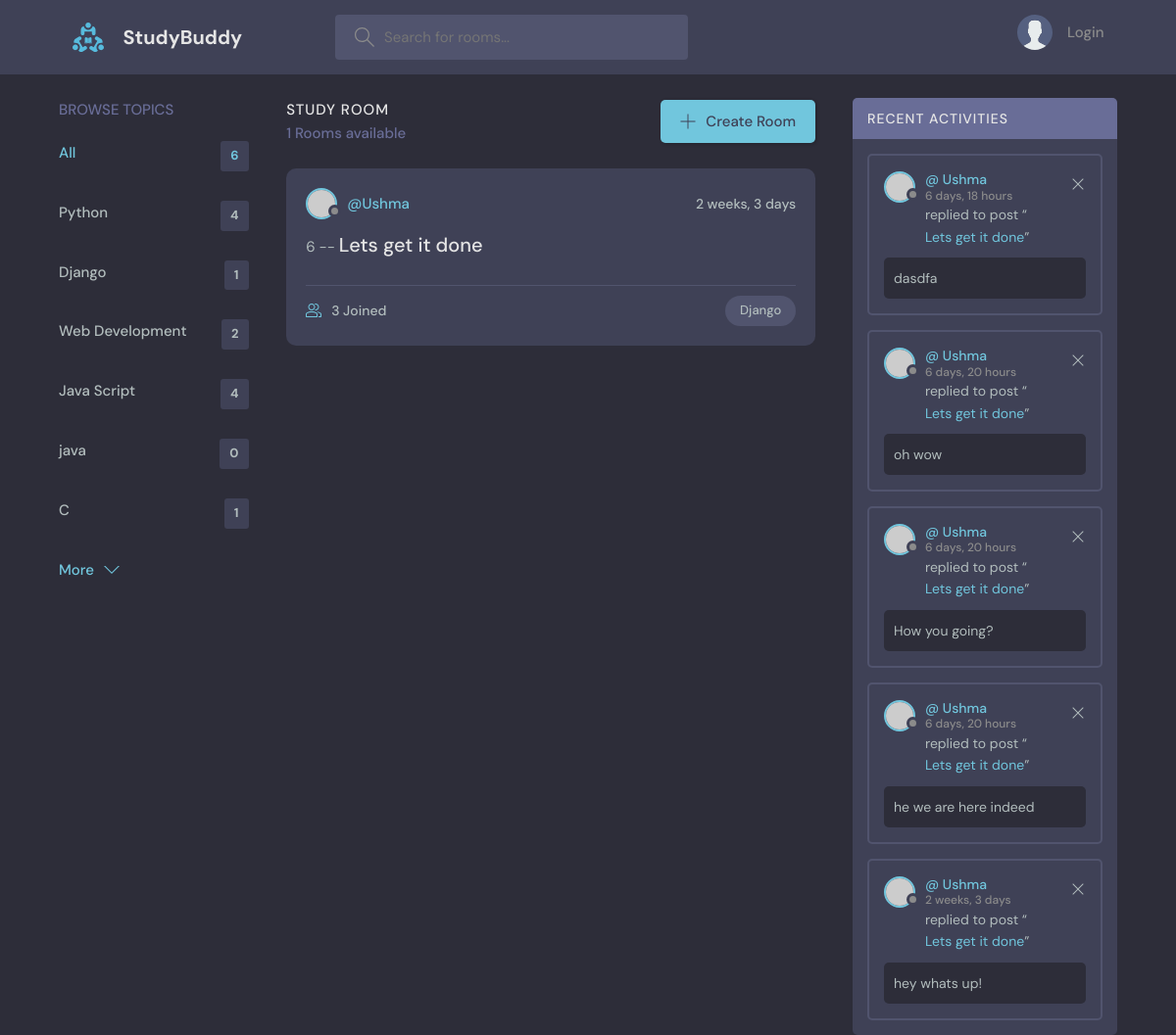
Screenshot of /?q=Django with the database file from the repository.
### base/models.py (models this page shows, shortened)
class Topic(models.Model):
    name = models.CharField(max_length=200)

class Room(models.Model):
    host = models.ForeignKey(User, on_delete=models.SET_NULL, null=True)
    topic = models.ForeignKey(Topic, on_delete=models.SET_NULL, null=True)
    name = models.CharField(max_length=200)
    description = models.TextField(null=True, blank=True)
    participants = models.ManyToManyField(User, related_name='participants', blank=True)
    updated = models.DateTimeField(auto_now=True)
    created = models.DateTimeField(auto_now_add=True)
    class Meta:
        ordering = ['-updated', '-created']

class Message(models.Model):
    user = models.ForeignKey(User, on_delete=models.CASCADE)
    room = models.ForeignKey(Room, on_delete=models.CASCADE)
    body = models.TextField()
    updated = models.DateTimeField(auto_now=True)
    created = models.DateTimeField(auto_now_add=True)
    class Meta:
        ordering = ['-updated', '-created']
    def __str__(self):
        return self.body[0:50]

### base/views.py (the view)
# urls.py: path('', views.home, name="home"),
def home(request):
    q = request.GET.get('q') if request.GET.get('q') != None else ''
    rooms = Room.objects.filter(Q(topic__name__icontains=q) |
        Q(topic__name__icontains=q) |
        Q(host__username__icontains=q) |
        Q(name__icontains=q) |
        Q(description__icontains=q))
    topics = Topic.objects.all()
    room_count = rooms.count()
    room_messages = Message.objects.filter(Q(room__topic__name__icontains=q))
    context = {'rooms': rooms, 'topics': topics, 'room_count':room_count, 'room_messages': room_messages}
    return render(request,'base/home.html', context)

### base/templates/base/home.html
{% extends 'main.html'%}
{% block content %}
    <main class="layout layout--3">
      <div class="container">
        {% include 'base/topics_components.html' %}
        {% include 'base/feed_components.html' %}
         {% include 'base/activity-component.html' %}
      </div>
    </main>
{% endblock %}

### base/templates/base/topics_components.html
        <div class="topics">
          <div class="topics__header">
            <h2>Browse Topics</h2>
          </div>
          <ul class="topics__list">
            <li>
              <a href="{% url 'home'%}" class="active">All <span>{{topics.count}}</span></a>
            </li>
            {% for topic in topics %}
            <li>
              <a href="{% url 'home' %}?q={{topic.name}}">{{topic.name}}<span>{{topic.room_set.all.count}}</span></a>
            </li>
            {% endfor %}
          </ul>
          <a class="btn btn--link" href="topics.html">
            More
            <svg version="1.1" xmlns="http://www.w3.org/2000/svg" width="32" height="32" viewBox="0 0 32 32">
              <title>chevron-down</title>
              <path d="M16 21l-13-13h-3l16 16 16-16h-3l-13 13z"></path>
            </svg>
          </a>
        </div>

### base/templates/base/feed_components.html (shortened to what this page needs)
        <div class="roomList">
          <div class="roomList__header">
            <div>
              <h2>Study Room</h2>
              <p>{{rooms.count}} Rooms available</p>
            </div>
            <a class="btn btn--main" href="{% url 'create-room' %}">
              <svg version="1.1" xmlns="http://www.w3.org/2000/svg" width="32" height="32" viewBox="0 0 32 32">
                <title>add</title>
                <path
                  d="M16.943 0.943h-1.885v14.115h-14.115v1.885h14.115v14.115h1.885v-14.115h14.115v-1.885h-14.115v-14.115z"
                ></path>
              </svg>
              Create Room
            </a>
          </div>
          {% for room in rooms %}
            <div class="roomListRoom">
                <div class="roomListRoom__header">
                <a href="{% url 'profile' room.host.id %}" class="roomListRoom__author">
                    <div class="avatar avatar--small">
                    <img src="https://randomuser.me/api/portraits/women/11.jpg" />
                    </div>
                    <span>@{{room.host.username}}</span>
                </a>
                <div class="roomListRoom__actions">
                    <span>{{room.created | timesince}}</span>
                </div>
                </div>
                <div class="roomListRoom__content">
                {{room.id}} -- <a href="/room/{{room.id}}">{{room.name}}</a>
                </div>
                <div class="roomListRoom__meta">
                <a href="room.html" class="roomListRoom__joined">
                    {{room.participants.count}} Joined
                </a>
                <p class="roomListRoom__topic">{{room.topic.name}}</p>
                </div>
            </div>
          {%endfor%}
        </div>

### base/templates/base/activity-component.html (shortened to what this page needs)
        <div class="activities">
          <div class="activities__header">
            <h2>Recent Activities</h2>
          </div>
          {% for message in room_messages %}
            <div class="activities__box">
                <div class="activities__boxHeader roomListRoom__header">
                    <a href="{% url 'profile' message.user.id %}" class="roomListRoom__author">
                        <div class="avatar avatar--small">
                        <img src="https://randomuser.me/api/portraits/women/11.jpg" />
                        </div>
                        <p>
                        @ {{message.user}}
                        <span>{{message.created|timesince}}</span>
                        </p>
                    </a>
                <div class="roomListRoom__actions">
                    <a href="{% url 'delete-message' message.id %}">
                    <svg version="1.1" xmlns="http://www.w3.org/2000/svg" width="32" height="32" viewBox="0 0 32 32">
                        <title>remove</title>
                        <path
                        d="M27.314 6.019l-1.333-1.333-9.98 9.981-9.981-9.981-1.333 1.333 9.981 9.981-9.981 9.98 1.333 1.333 9.981-9.98 9.98 9.98 1.333-1.333-9.98-9.98 9.98-9.981z"
                        ></path>
                    </svg>
                    </a>
                </div>
                </div>
                <div class="activities__boxContent">
                <p>replied to post “<a href="{% url 'room' message.room.id %}">{{message.room.name}}</a>”</p>
                <div class="activities__boxRoomContent">
                    {{message}}
                </div>
                </div>
            </div>
          {% endfor %}
        </div>

### rows the page displays
Topic: name "Python", room_set.all.count "4"
Topic: name "Django", room_set.all.count "1"
Topic: name "Web Development", room_set.all.count "2"
Topic: name "Java Script", room_set.all.count "4"
Topic: name "java", room_set.all.count "0"
Topic: name "C", room_set.all.count "1"
Room: host.username "Ushma", created "2 weeks, 3 days", id "6", name "Lets get it done", participants.count "3", topic.name "Django"
Message: user "Ushma", created "6 days, 18 hours", room.name "Lets get it done", body "dasdfa"
Message: user "Ushma", created "6 days, 20 hours", room.name "Lets get it done", body "oh wow"
Message: user "Ushma", created "6 days, 20 hours", room.name "Lets get it done", body "How you going?"
Message: user "Ushma", created "6 days, 20 hours", room.name "Lets get it done", body "he we are here indeed"
Message: user "Ushma", created "2 weeks, 3 days", room.name "Lets get it done", body "hey whats up!"

### other values shown
{{ topics.count }} "6"
{{ rooms.count }} "1"
